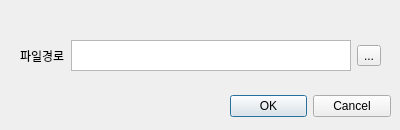
<?xml version="1.0" encoding="UTF-8"?>
<ui version="4.0">
 <class>Dialog</class>
 <widget class="QDialog" name="Dialog">
  <property name="geometry">
   <rect>
    <x>0</x>
    <y>0</y>
    <width>400</width>
    <height>130</height>
   </rect>
  </property>
  <property name="windowTitle">
   <string>Dialog</string>
  </property>
  <widget class="QDialogButtonBox" name="buttonBox">
   <property name="geometry">
    <rect>
     <x>230</x>
     <y>90</y>
     <width>161</width>
     <height>32</height>
    </rect>
   </property>
   <property name="orientation">
    <enum>Qt::Horizontal</enum>
   </property>
   <property name="standardButtons">
    <set>QDialogButtonBox::Cancel|QDialogButtonBox::Ok</set>
   </property>
  </widget>
  <widget class="QWidget" name="horizontalLayoutWidget">
   <property name="geometry">
    <rect>
     <x>20</x>
     <y>40</y>
     <width>361</width>
     <height>31</height>
    </rect>
   </property>
   <layout class="QHBoxLayout" name="horizontalLayout">
    <item>
     <widget class="QLabel" name="label">
      <property name="text">
       <string>파일경로</string>
      </property>
     </widget>
    </item>
    <item>
     <widget class="QTextEdit" name="textEdit"/>
    </item>
    <item>
     <widget class="QToolButton" name="toolButton">
      <property name="text">
       <string>...</string>
      </property>
     </widget>
    </item>
   </layout>
  </widget>
 </widget>
 <resources/>
 <connections>
  <connection>
   <sender>buttonBox</sender>
   <signal>accepted()</signal>
   <receiver>Dialog</receiver>
   <slot>accept()</slot>
   <hints>
    <hint type="sourcelabel">
     <x>248</x>
     <y>254</y>
    </hint>
    <hint type="destinationlabel">
     <x>157</x>
     <y>274</y>
    </hint>
   </hints>
  </connection>
  <connection>
   <sender>buttonBox</sender>
   <signal>rejected()</signal>
   <receiver>Dialog</receiver>
   <slot>reject()</slot>
   <hints>
    <hint type="sourcelabel">
     <x>316</x>
     <y>260</y>
    </hint>
    <hint type="destinationlabel">
     <x>286</x>
     <y>274</y>
    </hint>
   </hints>
  </connection>
 </connections>
</ui>
